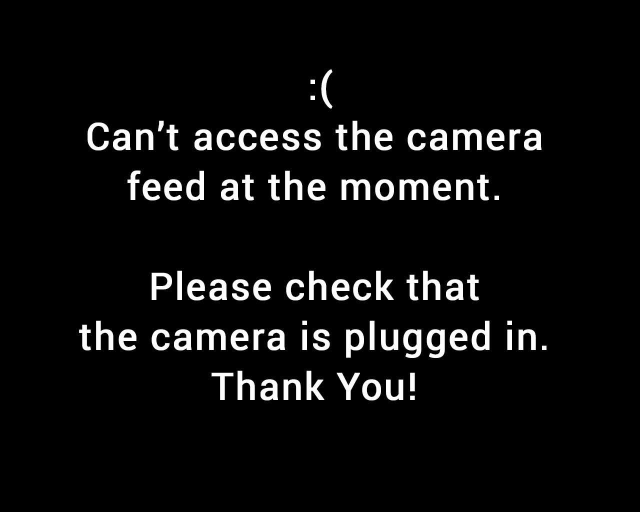
#> input picture pishow/src/no_cam.jpg, 1280 x 1024 px (shown at 1/2 size)
$ python -i looper-mog2e.py   (imports and definitions only)
#> lines starting #> are read from the running program, lines starting #| are printed output that depends on the picture; after the words box and inside, x2 and y2 are one past the last pixel; in counts of white or black regions, pixels touching at a corner belong together
#> further down, picture is the input picture: shape (1024, 1280, 3); min 0, max 255, mean 13.5
#!/usr/bin/env python

# this one's just here to show what the original (subsampled) looks like when
# blurred -- we want to make sure people cannot be identified when this one
# shows

import math
import cv2
import looper
import numpy

BLUR_SIZE = 11
RESIZE_FACTOR = 0.5
FGBG = cv2.createBackgroundSubtractorMOG2()

def callback(frame):
    blurred = cv2.GaussianBlur(frame, (BLUR_SIZE, BLUR_SIZE), 0)
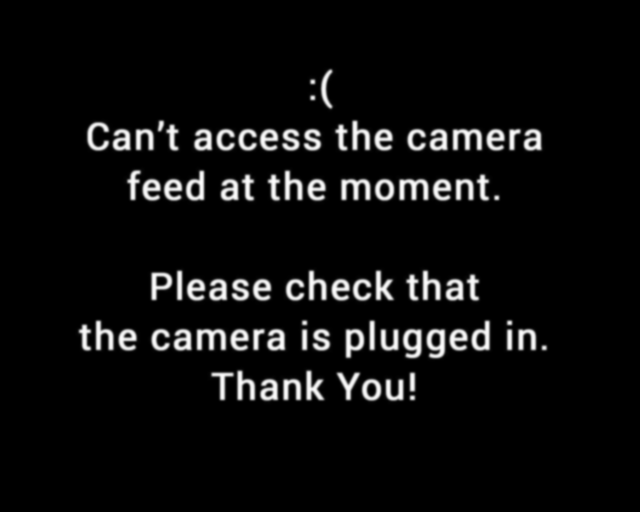
#> blurred: shape (1024, 1280, 3) (shown at 1/2 size); min 0, max 253, mean 13.5
    gray_blurred = cv2.cvtColor(blurred, cv2.COLOR_BGR2GRAY)
    min_val, max_val, min_loc, max_loc = cv2.minMaxLoc(gray_blurred)
#> min_val = 0; max_val = 253; min_loc = (0, 0); max_loc = (1076, 290)
    gray_blurred = (gray_blurred-min_val)/(max_val-min_val)
    mask = FGBG.apply(255*gray_blurred)
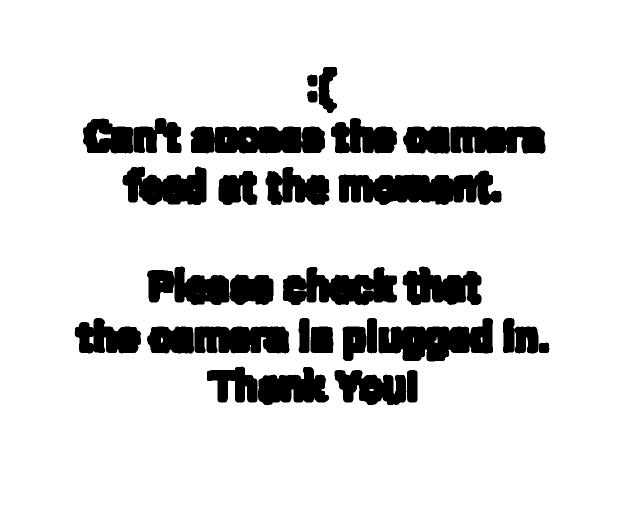
#> mask: shape (1024, 1280) (shown at 1/2 size); values 127 (black) and 255 (white), 86.1% white; 29 black regions, largest, box (x1, y1, x2, y2) and area: (677, 341, 1003, 410) 16255, (294, 533, 547, 610) 13348, (381, 253, 650, 307) 13191
    neg_mask = cv2.bitwise_not(mask)
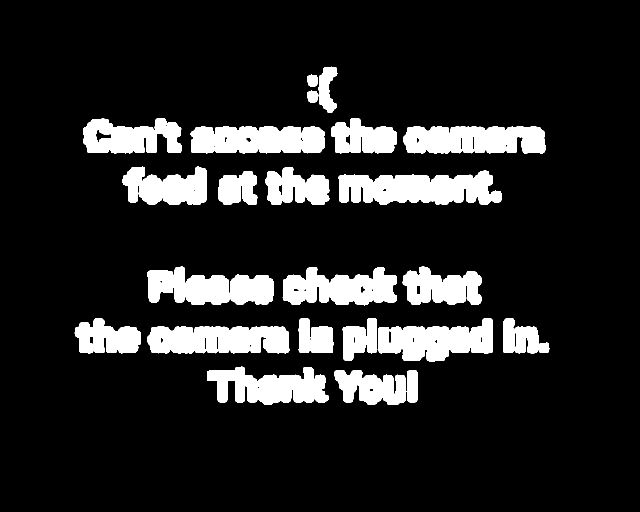
#> neg_mask: shape (1024, 1280) (shown at 1/2 size); values 0 (black) and 128 (white), 13.9% white; 29 white regions, largest, box (x1, y1, x2, y2) and area: (677, 341, 1003, 410) 16255, (294, 533, 547, 610) 13348, (381, 253, 650, 307) 13191
    bgimg = cv2.bitwise_and(frame, frame, mask = neg_mask)
    fgimg = cv2.bitwise_and(blurred, blurred, mask = mask)
    # return cv2.bitwise_or(bgimg, fgimg)
    # return cv2.add(bgimg, fgimg)
    # return cv2.bitwise_or(fgimg, bgimg)
    return cv2.addWeighted(fgimg, 0.5, bgimg, 0.5, 0)


# [3 lines not run here, left out]

>>> import cv2
>>> picture = cv2.imread('../no_cam.jpg')
>>> result = callback(picture)

$ run again, on pishow/src/splash.jpg
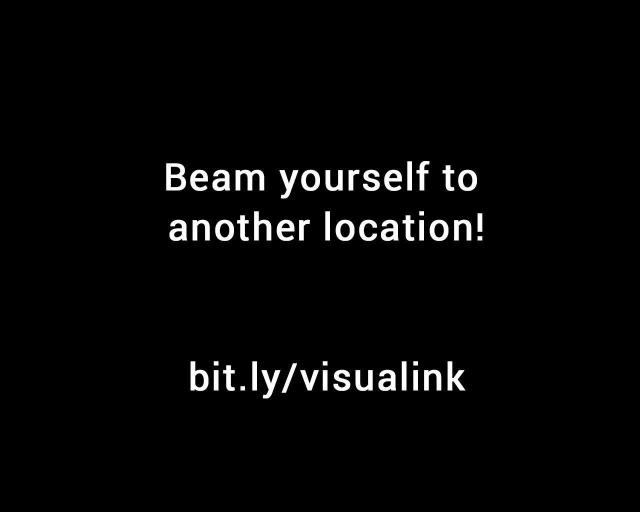
#> input picture pishow/src/splash.jpg, 1280 x 1024 px (shown at 1/2 size)
#> picture is the input picture: shape (1024, 1280, 3); min 0, max 255, mean 6.9
#> min_val = 0; max_val = 254; min_loc = (0, 0); max_loc = (579, 371)
#> in callback, `mask = FGBG.apply(255*gray_blurred)`:
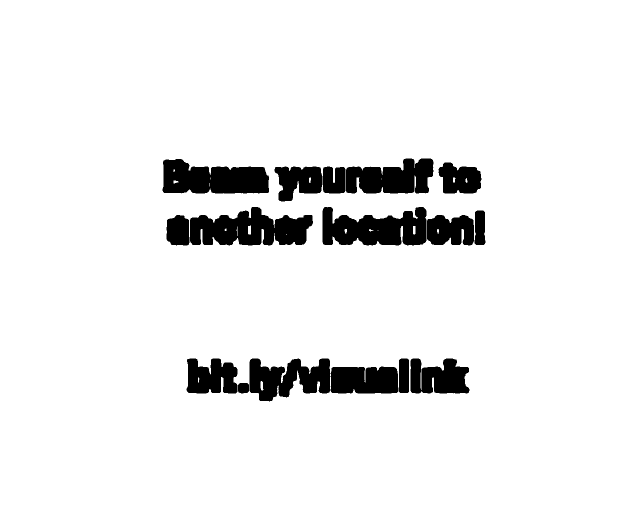
#> mask: shape (1024, 1280) (shown at 1/2 size); values 127 (black) and 255 (white), 92.8% white; 16 black regions, largest, box (x1, y1, x2, y2) and area: (380, 414, 626, 491) 12960, (645, 414, 853, 491) 11765, (325, 318, 538, 387) 11360
#> in callback, `neg_mask = cv2.bitwise_not(mask)`:
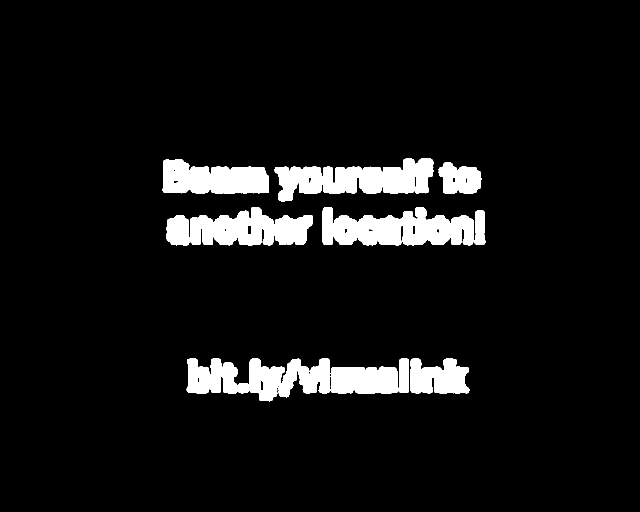
#> neg_mask: shape (1024, 1280) (shown at 1/2 size); values 0 (black) and 128 (white), 7.2% white; 16 white regions, largest, box (x1, y1, x2, y2) and area: (380, 414, 626, 491) 12960, (645, 414, 853, 491) 11765, (325, 318, 538, 387) 11360
